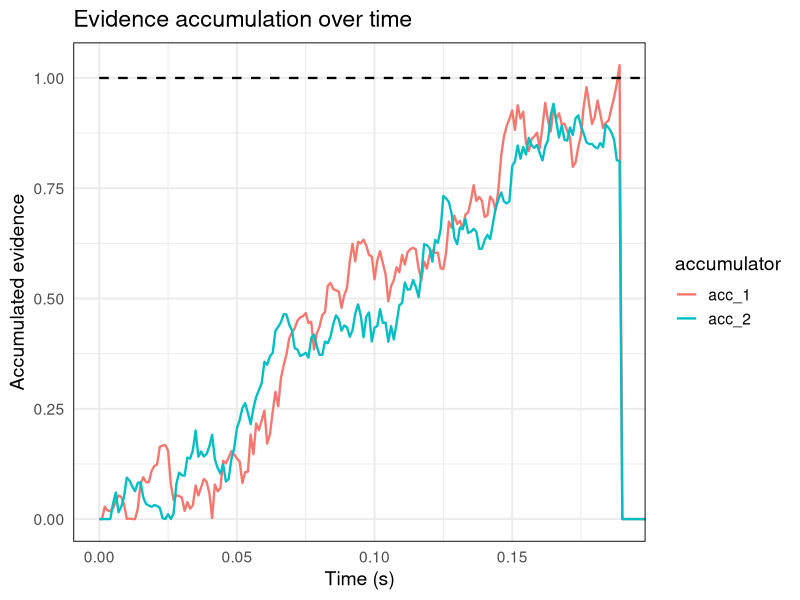

The R script that drew this image:
library(tidyverse)

# Drift Parameters -----------------------------------------------------------
v1 <- 3 # alternative 1 drift rate
v2 <- 2 # alternative 2 drift rate
s <- 1  # standard deviation/sigma

# Time Parameters ------------------------------------------------------------
dt <- 0.001     # time increments
endTime <- 0.2  # total time

# Inhibition & Leakage Parameters --------------------------------------------
beta <- 0.5
lambda <- 0.5
acc_lim <- 0

# Create Time and Accumulator Vectors ---------------------------------------
time <- seq(0, endTime, by = dt)
nSteps <- length(time)
acc_1 <- numeric(nSteps)
acc_2 <- numeric(nSteps)

# Boundary Parameters and Vectors ------------------------------------------
d_bound <- 1
bound_min <- 0
collapse_rate <- 4
boundary <- numeric(nSteps)
boundary[1] <- d_bound


# Generate Noise --------------------------------------------------------------
noise_1 <- rnorm(nSteps - 1, mean = 0, sd = s) * sqrt(dt)
noise_2 <- rnorm(nSteps - 1, mean = 0, sd = s) * sqrt(dt)

# Choose Collapse and Inhibition Types ----------------------------------------
collapse <- c("none", "linear", "hyperbolic")[1]
inhibition <- c("none", "ff", "lat")[3]

# Generate Boundary-------------------------------------------------------------
for (i in 2:nSteps){
  if (collapse == "none") {
    boundary[i] <- d_bound
  } else if (collapse == "linear") {
    boundary[i] <- d_bound - (d_bound - bound_min) * (time[i] / endTime)
  } else if (collapse == "hyperbolic") {
    boundary[i] <- d_bound / (1 + collapse_rate * time[i])
  }
}

# Model Generation ------------------------------------------------------------
for (i in 2:nSteps) {
  if (inhibition == "none") {
    v1_mod <- 0
    v2_mod <- 0
    noise_1_mod <- 0
    noise_2_mod <- 0
  } else if (inhibition == "ff") {
    v1_mod <- v2
    v2_mod <- v1
    noise_1_mod <- beta*noise_2[i - 1]
    noise_2_mod <- beta*noise_1[i - 1]
  } else if (inhibition == "lat") {
    v1_mod <- acc_2[i - 1]
    v2_mod <- acc_1[i - 1]
    noise_1_mod <- 0
    noise_2_mod <- 0
  }
  
  acc_1[i] <- acc_1[i - 1] + (v1 - lambda * acc_1[i - 1] - beta * v1_mod) * dt + (noise_1[i - 1] - noise_1_mod)
  acc_2[i] <- acc_2[i - 1] + (v2 - lambda * acc_2[i - 1] - beta * v2_mod) * dt + (noise_2[i - 1] - noise_2_mod)
  
  acc_1[i] <- max(acc_1[i], acc_lim)
  acc_2[i] <- max(acc_2[i], acc_lim)
  
  if (acc_1[i] >= boundary[i]) {
    decision_time <- time[i]
    winner <- "Alternative 1 Chosen"
    break
  } else if (acc_2[i] >= boundary[i]) {
    decision_time <- time[i]
    winner <- "Alternative 2 Chosen"
    break
  }
}

# Create Data Frames -----------------------------------------------------------
acc_data <- data.frame(
  time = rep(time, 2),
  accumulator = rep(c("acc_1", "acc_2"), each = nSteps),
  evidence = c(acc_1, acc_2)
)

boundary_data <- data.frame(
  time = time,
  bound = boundary
)

# Plot Data --------------------------------------------------------------------
ggplot(acc_data, aes(x = time, y = evidence, colour = accumulator)) +
  geom_line(linewidth = 0.8) +
  geom_line(data = boundary_data, aes(x = time, y = bound), 
            colour = "black", linetype = "dashed", linewidth = 0.8, inherit.aes = FALSE) +
  coord_cartesian(xlim = c(0, ifelse(is.na(decision_time), endTime, decision_time))) +
  theme_minimal(base_size = 14) +
  labs(
    x = "Time (s)",
    y = "Accumulated evidence",
    title = "Evidence accumulation over time"
  ) +
  theme(
    panel.border = element_rect(colour = "black", fill = NA)
  )

# Print Results ---------------------------------------------------------------
print(decision_time)
print(winner)
